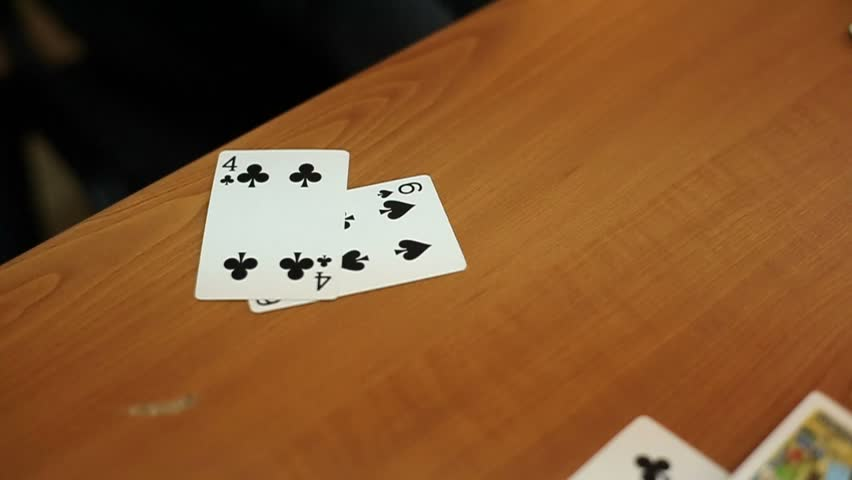
#> input picture Resources/cards.jpg, 852 x 480 px
$ python cards_prespective.py
#> lines starting #> are read from the running program, lines starting #| are printed output that depends on the picture
import cv2
import numpy as np

img = cv2.imread("Resources/cards.jpg")
#> img is the input picture: shape (480, 852, 3); mean B, G, R 45.5, 84.2, 128.7

width , height = 250,350
pst1 = np.float32([[219, 150], [348, 150], [193, 300], [336, 300]])
pst2 = np.float32([[0, 0], [width, 0], [0, height], [width, height]])
matrix = cv2.getPerspectiveTransform(pst1,pst2)
imageOutput = cv2.warpPerspective(img, matrix, (width, height))
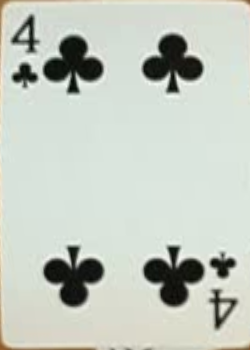
#> imageOutput: shape (350, 250, 3); mean B, G, R 193.4, 203, 196.5


cv2.imshow("image", img)
cv2.imshow("output", imageOutput)


cv2.waitKey(0)
